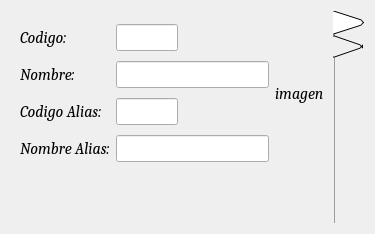
<?xml version="1.0" encoding="UTF-8"?>
<ui version="4.0">
 <class>FormArticuloAlias</class>
 <widget class="QWidget" name="FormArticuloAlias">
  <property name="geometry">
   <rect>
    <x>0</x>
    <y>0</y>
    <width>375</width>
    <height>234</height>
   </rect>
  </property>
  <property name="windowTitle">
   <string>Form</string>
  </property>
  <layout class="QGridLayout" name="gridLayout">
   <item row="0" column="0">
    <widget class="QTabWidget" name="tabWidget">
     <property name="font">
      <font>
       <family>Cambria</family>
       <pointsize>12</pointsize>
       <weight>50</weight>
       <italic>true</italic>
       <bold>false</bold>
      </font>
     </property>
     <property name="autoFillBackground">
      <bool>false</bool>
     </property>
     <property name="tabPosition">
      <enum>QTabWidget::East</enum>
     </property>
     <property name="tabShape">
      <enum>QTabWidget::Triangular</enum>
     </property>
     <property name="currentIndex">
      <number>0</number>
     </property>
     <property name="elideMode">
      <enum>Qt::ElideMiddle</enum>
     </property>
     <property name="usesScrollButtons">
      <bool>true</bool>
     </property>
     <property name="documentMode">
      <bool>true</bool>
     </property>
     <property name="tabsClosable">
      <bool>false</bool>
     </property>
     <property name="movable">
      <bool>false</bool>
     </property>
     <widget class="QWidget" name="tab">
      <attribute name="icon">
       <iconset resource="../Recursos.qrc">
        <normaloff>:/Imagenes/iconos/add.png</normaloff>:/Imagenes/iconos/add.png</iconset>
      </attribute>
      <attribute name="title">
       <string/>
      </attribute>
      <layout class="QHBoxLayout" name="horizontalLayout_2">
       <item>
        <layout class="QGridLayout" name="gridLayout_2">
         <item row="4" column="1">
          <spacer name="verticalSpacer">
           <property name="orientation">
            <enum>Qt::Vertical</enum>
           </property>
           <property name="sizeType">
            <enum>QSizePolicy::Fixed</enum>
           </property>
           <property name="sizeHint" stdset="0">
            <size>
             <width>20</width>
             <height>10</height>
            </size>
           </property>
          </spacer>
         </item>
         <item row="0" column="1">
          <widget class="QLineEdit" name="LineCodigoArticulo">
           <property name="inputMethodHints">
            <set>Qt::ImhNone</set>
           </property>
           <property name="readOnly">
            <bool>true</bool>
           </property>
          </widget>
         </item>
         <item row="1" column="1" colspan="2">
          <widget class="QLineEdit" name="LineNombreArticulo">
           <property name="inputMethodHints">
            <set>Qt::ImhFormattedNumbersOnly</set>
           </property>
           <property name="readOnly">
            <bool>true</bool>
           </property>
          </widget>
         </item>
         <item row="0" column="0">
          <widget class="QLabel" name="label">
           <property name="text">
            <string>Codigo:</string>
           </property>
          </widget>
         </item>
         <item row="2" column="0">
          <widget class="QLabel" name="label_3">
           <property name="text">
            <string>Codigo Alias:</string>
           </property>
          </widget>
         </item>
         <item row="1" column="0">
          <widget class="QLabel" name="label_2">
           <property name="text">
            <string>Nombre:</string>
           </property>
          </widget>
         </item>
         <item row="0" column="2">
          <spacer name="horizontalSpacer">
           <property name="orientation">
            <enum>Qt::Horizontal</enum>
           </property>
           <property name="sizeType">
            <enum>QSizePolicy::Fixed</enum>
           </property>
           <property name="sizeHint" stdset="0">
            <size>
             <width>85</width>
             <height>20</height>
            </size>
           </property>
          </spacer>
         </item>
         <item row="5" column="0" colspan="5">
          <layout class="QHBoxLayout" name="horizontalLayout">
           <item>
            <widget class="QPushButton" name="guardar">
             <property name="text">
              <string/>
             </property>
             <property name="icon">
              <iconset resource="../Recursos.qrc">
               <normaloff>:/Imagenes/iconos/guardar.png</normaloff>:/Imagenes/iconos/guardar.png</iconset>
             </property>
             <property name="iconSize">
              <size>
               <width>40</width>
               <height>40</height>
              </size>
             </property>
             <property name="autoDefault">
              <bool>false</bool>
             </property>
             <property name="flat">
              <bool>true</bool>
             </property>
            </widget>
           </item>
           <item>
            <widget class="QPushButton" name="modificar">
             <property name="text">
              <string/>
             </property>
             <property name="icon">
              <iconset resource="../Recursos.qrc">
               <normaloff>:/Imagenes/iconos/editar.png</normaloff>:/Imagenes/iconos/editar.png</iconset>
             </property>
             <property name="iconSize">
              <size>
               <width>40</width>
               <height>40</height>
              </size>
             </property>
             <property name="autoDefault">
              <bool>false</bool>
             </property>
             <property name="default">
              <bool>false</bool>
             </property>
             <property name="flat">
              <bool>true</bool>
             </property>
            </widget>
           </item>
           <item>
            <widget class="QPushButton" name="eliminar">
             <property name="text">
              <string/>
             </property>
             <property name="icon">
              <iconset resource="../Recursos.qrc">
               <normaloff>:/Imagenes/iconos/delete.png</normaloff>:/Imagenes/iconos/delete.png</iconset>
             </property>
             <property name="iconSize">
              <size>
               <width>40</width>
               <height>40</height>
              </size>
             </property>
             <property name="flat">
              <bool>true</bool>
             </property>
            </widget>
           </item>
          </layout>
         </item>
         <item row="2" column="2">
          <spacer name="horizontalSpacer_2">
           <property name="orientation">
            <enum>Qt::Horizontal</enum>
           </property>
           <property name="sizeType">
            <enum>QSizePolicy::Fixed</enum>
           </property>
           <property name="sizeHint" stdset="0">
            <size>
             <width>85</width>
             <height>20</height>
            </size>
           </property>
          </spacer>
         </item>
         <item row="2" column="1">
          <widget class="QLineEdit" name="LineCodigoAlias">
           <property name="readOnly">
            <bool>true</bool>
           </property>
          </widget>
         </item>
         <item row="3" column="0">
          <widget class="QLabel" name="label_4">
           <property name="text">
            <string>Nombre Alias:</string>
           </property>
          </widget>
         </item>
         <item row="3" column="1" colspan="2">
          <widget class="QLineEdit" name="LineNombreAlias">
           <property name="readOnly">
            <bool>false</bool>
           </property>
          </widget>
         </item>
         <item row="0" column="3" rowspan="4" colspan="2">
          <widget class="QLabel" name="imagenlabel">
           <property name="text">
            <string>imagen</string>
           </property>
          </widget>
         </item>
        </layout>
       </item>
      </layout>
     </widget>
     <widget class="QWidget" name="tab_2">
      <attribute name="icon">
       <iconset resource="../Recursos.qrc">
        <normaloff>:/Imagenes/iconos/delete.png</normaloff>:/Imagenes/iconos/delete.png</iconset>
      </attribute>
      <attribute name="title">
       <string/>
      </attribute>
     </widget>
    </widget>
   </item>
  </layout>
 </widget>
 <resources>
  <include location="../Recursos.qrc"/>
 </resources>
 <connections/>
</ui>
